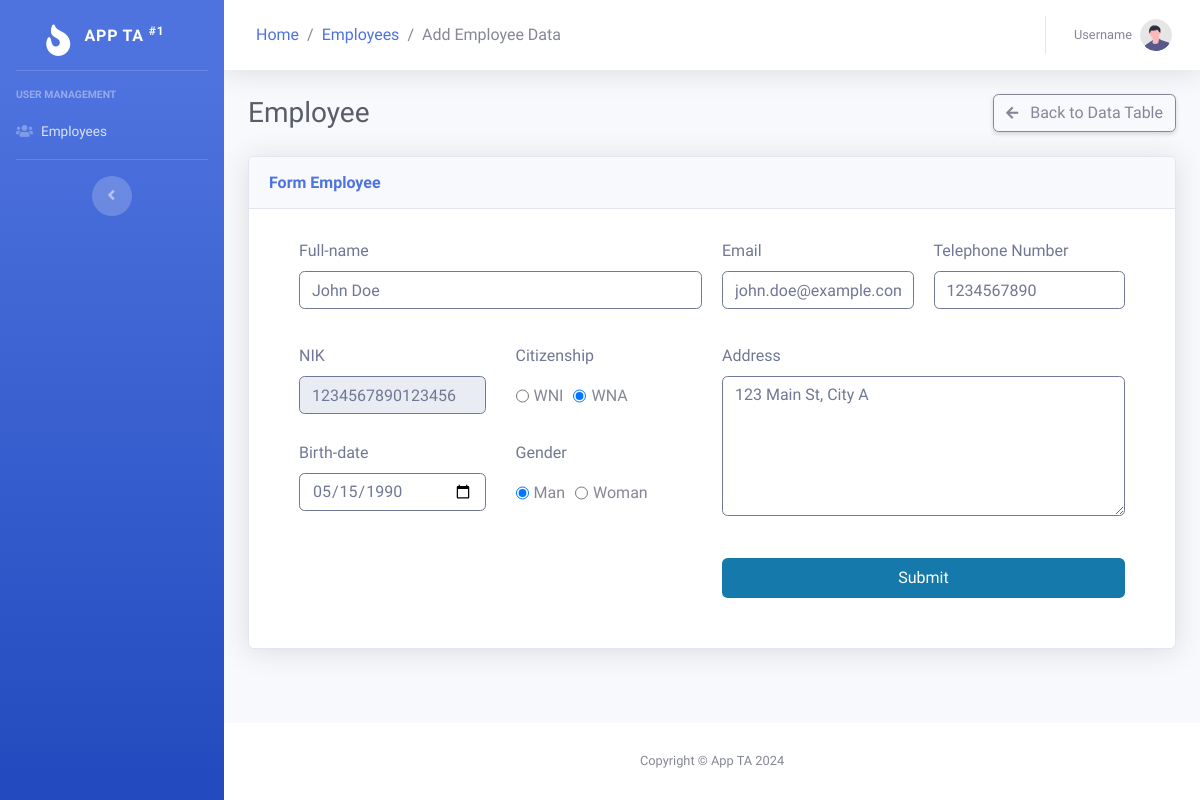
The page /pages/employees/form.php?nik=1234567890123456 on the database its author committed.
### tables this page shows
CREATE TABLE IF NOT EXISTS `employees` (
   `id` INT UNSIGNED NOT NULL AUTO_INCREMENT,
   `nik` CHAR(16) NOT NULL,
   `full_name` VARCHAR(50) NOT NULL,
   `birth_date` DATE NOT NULL,
   `gender` ENUM('L', 'P') NOT NULL,
   `address` VARCHAR(100) NOT NULL,
   `no_telp` CHAR(13) NOT NULL,
   `email` VARCHAR(50) NOT NULL,
   `citizenship` ENUM('WNA', 'WNI') NOT NULL,
   `is_active` BOOLEAN NOT NULL DEFAULT TRUE,
   `created_at` TIMESTAMP NOT NULL DEFAULT CURRENT_TIMESTAMP,
   `updated_at` TIMESTAMP NOT NULL DEFAULT CURRENT_TIMESTAMP ON UPDATE CURRENT_TIMESTAMP,
   PRIMARY KEY `pk_employee_id`(`id`),
   INDEX `idx_full_name` (`full_name`),
   CONSTRAINT `uk_nik` UNIQUE (`nik`),
   CONSTRAINT `validation_nik` CHECK (`nik` REGEXP '^[0-9]{16}$'),
   CONSTRAINT `validation_no_telp` CHECK (`no_telp` REGEXP '^[0-9]+$')
);

### pages/employees/form.php (the view, shortened to what this page needs)
<?php
require_once '../../logic/connector.php';
?>
<!DOCTYPE html>
<html lang="en">
   <head>
      <link href="/vendor/fontawesome-free/css/all.min.css" rel="stylesheet" type="text/css" />
      <link href="/assets/css/sb-admin-2.min.css" rel="stylesheet" />
      <link href="/vendor/datatables/dataTables.bootstrap4.min.css" rel="stylesheet" />
   </head>
   <body id="page-top">
      <div id="wrapper">
         <ul class="navbar-nav bg-gradient-primary sidebar sidebar-dark accordion" id="accordionSidebar">
            <a class="sidebar-brand d-flex justify-content-center" href="index.html">
               <div class="sidebar-brand-icon rotate-n-15">
                  <i class="fas fa-fire"></i>
               </div>
               <div class="sidebar-brand-text mx-3">App TA <sup>#1</sup></div>
            </a>
            <hr class="sidebar-divider" />
            <div class="sidebar-heading">User Management</div>
            <li class="nav-item">
               <a class="nav-link" href="/pages/employees/index.html">
                  <i class="fas fa-users"></i>
                  <span>Employees</span>
               </a>
            </li>
            <hr class="sidebar-divider d-none d-md-block" />
            <div class="text-center d-none d-md-inline justify-content-between">
               <button class="rounded-circle border-0" id="sidebarToggle"></button>
            </div>
         </ul>
         <div id="content-wrapper" class="d-flex flex-column">
            <div id="content">
               <nav class="navbar navbar-expand navbar-light bg-white topbar mb-4 static-top shadow">
                  <ol class="m-0 bg-transparent breadcrumb">
                     <li class="breadcrumb-item"><a href="#">Home</a></li>
                     <li class="breadcrumb-item"><a href="index.html">Employees</a></li>
                     <li class="breadcrumb-item active" aria-current="page">Add Employee Data</li>
                  </ol>
                  <ul class="navbar-nav ml-auto">
                     <li class="nav-item dropdown no-arrow">
                        <a class="nav-link dropdown-toggle" href="#" id="userDropdown" role="button" data-toggle="dropdown" aria-haspopup="true" aria-expanded="false">
                           <span class="mr-2 d-none d-lg-inline text-gray-600 small">Username</span>
                           <img class="img-profile rounded-circle" src="/assets/img/undraw_profile.svg" />
                        </a>
                     </li>
                  </ul>
               </nav>
               <div class="container-fluid">
                  <div class="d-sm-flex align-items-center justify-content-between mb-4">
                     <h1 class="h3 mb-0 text-gray-800">Employee</h1>
                     <a href="index.php" class="d-sm-inline-block btn btn-outline-secondary shadow-sm">
                        <i class="mr-2 fas fa-arrow-left fa-sm"></i>
                        Back to Data Table
                     </a>
                  </div>
                  <div class="card shadow mb-4">
                     <div class="card-header py-3">
                        <h6 class="m-0 font-weight-bold text-primary">Form Employee</h6>
                     </div>
                     <div class="card-body" style="margin: 10px 30px 10px 30px">
                        <?php
                        if (isset($_GET['nik'])) {
                           $dataEmployee = $conn->query("SELECT * FROM employees WHERE nik = '$_GET[nik]'")->fetch_assoc();
                        }
                        ?>
                        <form action="handler.php" method="post">
                           <div class="box-container" style="display: flex">
                              <div class="box-container-1">
                                 <label for="fullname" class="form-label">Full-name</label>
                                 <input type="text" class="form-control" id="fullname" name="fullname" placeholder="Enter Full-name" style="margin-bottom: 25px" value="<?= isset($dataEmployee) ? $dataEmployee['full_name'] : '' ?>" required />
                              </div>
                              <div class="box-container-2" style="display: flex">
                                 <div class="bagian1">
                                    <label for="email" class="form-label">Email</label>
                                    <input type="email" class="form-control" id="email" name="email" placeholder="Enter Email" value="<?= isset($dataEmployee) ? $dataEmployee['email'] : '' ?>" style="margin-bottom: 10px" required />
                                 </div>
                                 <div class="bagian2">
                                    <label for="telphone" class="form-label">Telephone Number</label>
                                    <input type="number" class="form-control" id="telphone" name="telp" value="<?= isset($dataEmployee) ? $dataEmployee['no_telp'] : '' ?>" placeholder="Enter No-telephone" style="margin-bottom: 10px" required />
                                 </div>
                              </div>
                           </div>
                           <div class="box-container" style="display: flex">
                              <div class="box-container-1">
                                 <div class="bagian" style="display: flex; margin-bottom: 10px">
                                    <div class="bagian1" style="margin-right: 20px">
                                       <label for="nik" class="form-label">NIK</label>
                                       <input type="number" class="form-control" id="nik" name="nik" value="<?= isset($dataEmployee) ? $dataEmployee['nik'] : '' ?>" <?= isset($dataEmployee) ? 'readonly' : '' ?> placeholder="Enter NIK" style="margin-bottom: 10px" required />
                                    </div>
                                    <div class="bagian2">
                                       <label for="citizenship" class="form-label">Citizenship</label>
                                       <div style="margin-bottom: 15px; display: flex">
                                          <input type="radio" id="wni" name="citizenship" value="WNI" style="margin-right: 5px" required <?= isset($dataEmployee) && $dataEmployee['citizenship'] == 'WNI' ? 'checked' : '' ?> />
                                          <label for="wni" style="margin-right: 10px; padding-top: 8px">WNI</label><br />
                                          <input type="radio" id="wna" name="citizenship" value="WNA" style="margin-right: 5px" required <?= isset($dataEmployee) && $dataEmployee['citizenship'] == 'WNA' ? 'checked' : '' ?> />
                                          <label for="wna" style="padding-top: 8px">WNA</label>
                                       </div>
                                    </div>
                                 </div>
                                 <div class="bagian" style="display: flex">
                                    <div class="bagian1" style="margin-right: 20px">
                                       <label for="birthdate" class="form-label">Birth-date</label>
                                       <input type="date" class="form-control" id="birthdate" name="birthdate" value="<?= isset($dataEmployee) ? $dataEmployee['birth_date'] : '' ?>" placeholder="Enter Birth-date" style="margin-bottom: 10px" required />
                                    </div>
                                    <div class="bagian2">
                                       <label for="gender" class="form-label">Gender</label>
                                       <div style="margin-bottom: 15px; display: flex">
                                          <input type="radio" id="male" name="gender" value="L" style="margin-right: 5px" required <?= isset($dataEmployee) && $dataEmployee['gender'] == 'L' ? 'checked' : '' ?> />
                                          <label for="male" style="margin-right: 10px; padding-top: 8px">Man</label><br />
                                          <input type="radio" id="female" name="gender" value="P" style="margin-right: 5px" required <?= isset($dataEmployee) && $dataEmployee['gender'] == 'P' ? 'checked' : '' ?> />
                                          <label for="female" style="padding-top: 8px">Woman</label>
                                       </div>
                                    </div>
                                 </div>
                              </div>
                              <div class="box-container-2">
                                 <label for="address" class="form-label">Address</label>
                                 <textarea class="form-control" id="address" name="address" placeholder="Enter Address" style="margin-bottom: 15px; height: 140px" required><?= isset($dataEmployee) ? $dataEmployee['address'] : '' ?></textarea>
                              </div>
                           </div>
                           <div class="box-container" style="display: flex">
                              <div class="box-container-1"></div>
                              <div class="box-container-2">
                                 <div class="d-grid gap-2" style="margin: 20px 0 20px 0">
                                    <button class="btn" type="submit" style="background-color: #1679ab; color: white; height: 40px; width: 100%" name="<?= isset($dataEmployee) ? 'update' : 'insert' ?>">Submit</button>
                                 </div>
                              </div>
                           </div>
                        </form>
                     </div>
                  </div>
               </div>
            </div>
            <footer class="sticky-footer bg-white">
               <div class="container my-auto">
                  <div class="copyright text-center my-auto">
                     <span>Copyright &copy; App TA 2024</span>
                  </div>
               </div>
            </footer>
         </div>
      </div>
   </body>
</html>

### pages/employees/form.php (style rules this page uses)
.box-container-1 { width: 50%; margin: 0 10px 10px 0; }
.box-container-2 { width: 50%; margin-left: 10px; }
.form-control { border: 1px solid #6f7894; color: #6f7894; }
.form-label { color: #6f7894; }
.bagian1 { width: 50%; margin-right: 10px; }
.bagian2 { width: 50%; margin-left: 10px; }

### rows shown on the page
employees: fullname "John Doe", email "john.doe@example.com", telp "1234567890", nik "1234567890123456", citizenship "☐ WNI", citizenship "☑ WNA", birthdate "05/15/1990", gender "☑ Man", gender "☐ Woman", address "123 Main St, City A"
